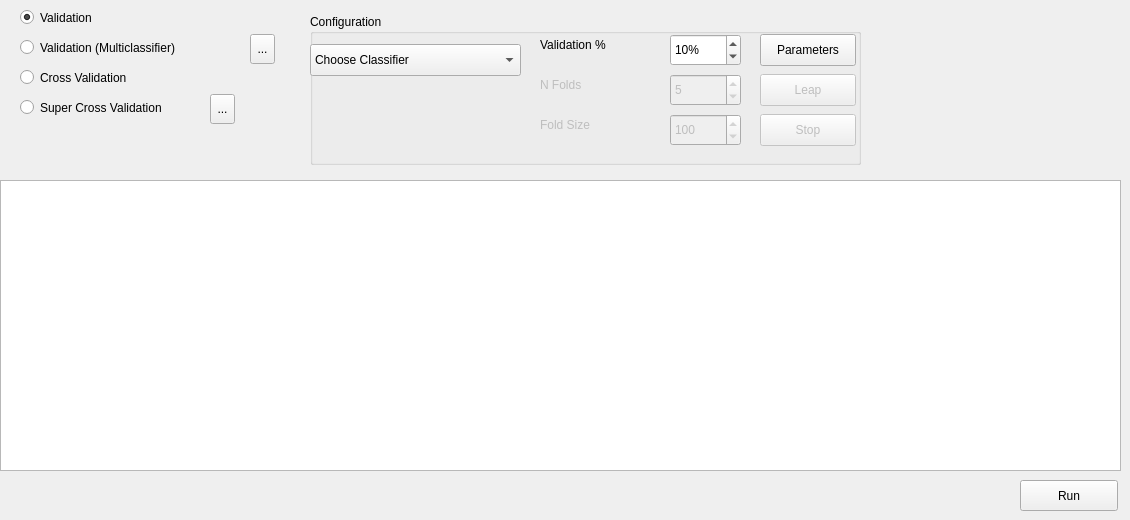
         <widget class="QWidget" name="i_optimize_2">
          <attribute name="title">
           <string>Optimize</string>
          </attribute>
          <widget class="QRadioButton" name="m_optimize_validation">
           <property name="geometry">
            <rect>
             <x>20</x>
             <y>4</y>
             <width>115</width>
             <height>27</height>
            </rect>
           </property>
           <property name="text">
            <string>Validation</string>
           </property>
           <property name="checked">
            <bool>true</bool>
           </property>
          </widget>
          <widget class="QRadioButton" name="m_optimize_validation_multi">
           <property name="geometry">
            <rect>
             <x>20</x>
             <y>34</y>
             <width>231</width>
             <height>27</height>
            </rect>
           </property>
           <property name="text">
            <string>Validation (Multiclassifier)</string>
           </property>
          </widget>
          <widget class="QToolButton" name="toolButton_24">
           <property name="geometry">
            <rect>
             <x>210</x>
             <y>94</y>
             <width>25</width>
             <height>30</height>
            </rect>
           </property>
           <property name="text">
            <string>...</string>
           </property>
          </widget>
          <widget class="QGroupBox" name="m_optimize_configuration">
           <property name="geometry">
            <rect>
             <x>310</x>
             <y>14</y>
             <width>551</width>
             <height>151</height>
            </rect>
           </property>
           <property name="title">
            <string>Configuration</string>
           </property>
           <widget class="QComboBox" name="m_optimize_classifier">
            <property name="geometry">
             <rect>
              <x>0</x>
              <y>30</y>
              <width>211</width>
              <height>32</height>
             </rect>
            </property>
            <item>
             <property name="text">
              <string>Choose Classifier</string>
             </property>
            </item>
            <item>
             <property name="text">
              <string>Distances</string>
             </property>
            </item>
            <item>
             <property name="text">
              <string>Gauss</string>
             </property>
            </item>
            <item>
             <property name="text">
              <string>Histogram</string>
             </property>
            </item>
            <item>
             <property name="text">
              <string>ANN</string>
             </property>
            </item>
            <item>
             <property name="text">
              <string>NEURONAL</string>
             </property>
            </item>
            <item>
             <property name="text">
              <string>SVM</string>
             </property>
            </item>
            <item>
             <property name="text">
              <string>RTREES</string>
             </property>
            </item>
            <item>
             <property name="text">
              <string>DTREES</string>
             </property>
            </item>
            <item>
             <property name="text">
              <string>Boosting</string>
             </property>
            </item>
            <item>
             <property name="text">
              <string>EM</string>
             </property>
            </item>
           </widget>
           <widget class="QLabel" name="m_optimize_label_validation">
            <property name="geometry">
             <rect>
              <x>230</x>
              <y>20</y>
              <width>111</width>
              <height>22</height>
             </rect>
            </property>
            <property name="text">
             <string>Validation %</string>
            </property>
           </widget>
           <widget class="QLabel" name="m_optimize_label_nfolds">
            <property name="enabled">
             <bool>false</bool>
            </property>
            <property name="geometry">
             <rect>
              <x>230</x>
              <y>60</y>
              <width>111</width>
              <height>22</height>
             </rect>
            </property>
            <property name="text">
             <string>N Folds</string>
            </property>
           </widget>
           <widget class="QLabel" name="m_optimize_label_foldsize">
            <property name="enabled">
             <bool>false</bool>
            </property>
            <property name="geometry">
             <rect>
              <x>230</x>
              <y>100</y>
              <width>101</width>
              <height>22</height>
             </rect>
            </property>
            <property name="text">
             <string>Fold Size</string>
            </property>
           </widget>
           <widget class="QPushButton" name="m_optimize_parameters">
            <property name="geometry">
             <rect>
              <x>450</x>
              <y>20</y>
              <width>96</width>
              <height>32</height>
             </rect>
            </property>
            <property name="text">
             <string>Parameters</string>
            </property>
           </widget>
           <widget class="QPushButton" name="m_optimize_leap">
            <property name="enabled">
             <bool>false</bool>
            </property>
            <property name="geometry">
             <rect>
              <x>450</x>
              <y>60</y>
              <width>96</width>
              <height>32</height>
             </rect>
            </property>
            <property name="text">
             <string>Leap</string>
            </property>
           </widget>
           <widget class="QPushButton" name="m_optimize_stop">
            <property name="enabled">
             <bool>false</bool>
            </property>
            <property name="geometry">
             <rect>
              <x>450</x>
              <y>100</y>
              <width>96</width>
              <height>32</height>
             </rect>
            </property>
            <property name="text">
             <string>Stop</string>
            </property>
           </widget>
           <widget class="QSpinBox" name="Porcentaje_3">
            <property name="geometry">
             <rect>
              <x>360</x>
              <y>20</y>
              <width>71</width>
              <height>32</height>
             </rect>
            </property>
            <property name="suffix">
             <string>%</string>
            </property>
            <property name="minimum">
             <number>1</number>
            </property>
            <property name="value">
             <number>10</number>
            </property>
           </widget>
           <widget class="QSpinBox" name="m_optimize_nfolds">
            <property name="enabled">
             <bool>false</bool>
            </property>
            <property name="geometry">
             <rect>
              <x>360</x>
              <y>60</y>
              <width>71</width>
              <height>32</height>
             </rect>
            </property>
            <property name="minimum">
             <number>2</number>
            </property>
            <property name="maximum">
             <number>100</number>
            </property>
            <property name="value">
             <number>5</number>
            </property>
           </widget>
           <widget class="QSpinBox" name="m_optimize_foldsize">
            <property name="enabled">
             <bool>false</bool>
            </property>
            <property name="geometry">
             <rect>
              <x>360</x>
              <y>100</y>
              <width>71</width>
              <height>32</height>
             </rect>
            </property>
            <property name="minimum">
             <number>2</number>
            </property>
            <property name="maximum">
             <number>999999</number>
            </property>
            <property name="value">
             <number>100</number>
            </property>
           </widget>
          </widget>
          <widget class="QPushButton" name="m_optimize_run">
           <property name="geometry">
            <rect>
             <x>1020</x>
             <y>480</y>
             <width>98</width>
             <height>31</height>
            </rect>
           </property>
           <property name="text">
            <string>Run</string>
           </property>
          </widget>
          <widget class="QRadioButton" name="m_optimize_supercross">
           <property name="geometry">
            <rect>
             <x>20</x>
             <y>94</y>
             <width>191</width>
             <height>27</height>
            </rect>
           </property>
           <property name="text">
            <string>Super Cross Validation</string>
           </property>
          </widget>
          <widget class="QToolButton" name="toolButton_13">
           <property name="geometry">
            <rect>
             <x>250</x>
             <y>34</y>
             <width>25</width>
             <height>30</height>
            </rect>
           </property>
           <property name="text">
            <string>...</string>
           </property>
          </widget>
          <widget class="QRadioButton" name="m_optimize_crossvalidation">
           <property name="geometry">
            <rect>
             <x>20</x>
             <y>64</y>
             <width>161</width>
             <height>27</height>
            </rect>
           </property>
           <property name="text">
            <string>Cross Validation</string>
           </property>
          </widget>
          <widget class="QTextBrowser" name="m_optimize_text">
           <property name="geometry">
            <rect>
             <x>0</x>
             <y>180</y>
             <width>1121</width>
             <height>291</height>
            </rect>
           </property>
          </widget>
         </widget>
